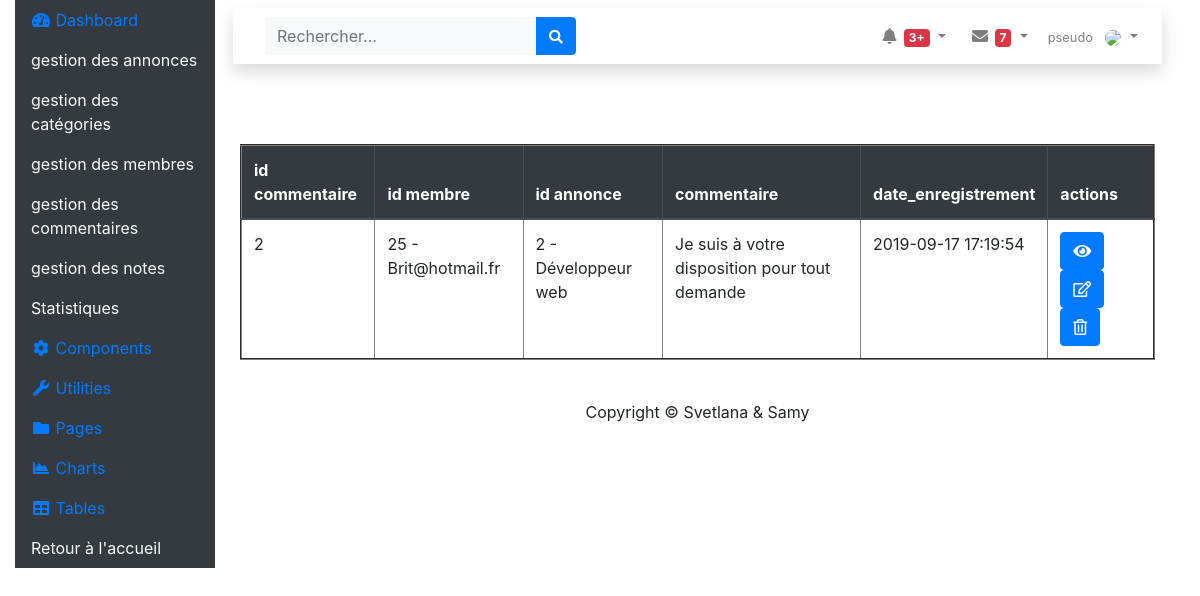
/admin/gestion_commentaires.php (signed in), run on the app's committed database.
### tables this page shows
CREATE TABLE IF NOT EXISTS `commentaire` (
  `id_commentaire` int(3) NOT NULL AUTO_INCREMENT,
  `membre_id` int(3) NOT NULL,
  `motcles` text,
  `annonce_id` int(3) NOT NULL,
  `date_enregistrement` datetime DEFAULT NULL,
  PRIMARY KEY (`id_commentaire`) USING BTREE
);

CREATE TABLE IF NOT EXISTS `membre` (
  `id_membre` int(3) NOT NULL AUTO_INCREMENT,
  `pseudo` varchar(20) NOT NULL,
  `mdp` varchar(60) NOT NULL,
  `nom` varchar(20) NOT NULL,
  `prenom` varchar(20) DEFAULT NULL,
  `telephone` varchar(20) DEFAULT NULL,
  `email` varchar(50) DEFAULT NULL,
  `civilite` enum('m','f') DEFAULT NULL,
  `statut` int(1) DEFAULT NULL,
  `date_enregistrement` datetime DEFAULT NULL,
  PRIMARY KEY (`id_membre`)
);

CREATE TABLE IF NOT EXISTS `annonce` (
  `id_annonce` int(3) NOT NULL AUTO_INCREMENT,
  `titreA` varchar(255) NOT NULL,
  `description_courte` varchar(255) NOT NULL,
  `description_longue` text NOT NULL,
  `prix` float NOT NULL,
  `pays` varchar(20) NOT NULL,
  `ville` varchar(20) NOT NULL,
  `adresse` varchar(50) NOT NULL,
  `cp` int(5) NOT NULL,
  `membre_id` int(3) DEFAULT NULL,
  `photo_id` int(3) DEFAULT NULL,
  `categorie_id` int(3) DEFAULT NULL,
  `date_enregistrement` datetime DEFAULT NULL,
  PRIMARY KEY (`id_annonce`),
  KEY `fk_annonce_membre` (`membre_id`),
  KEY `fk_annonce_photo` (`photo_id`),
  KEY `fk_annonce_categorie` (`categorie_id`)
);

### admin/gestion_commentaires.php (the view, shortened to what this page needs)
<?php
    require_once __DIR__ . '/../assets/config/configurationprincipale.php';
    require_once __DIR__ . '/../assets/includes/header_admin.php';
?>
<?php
    $query = 'SELECT c.id_commentaire, c.membre_id, c.motcles, c.annonce_id, c.date_enregistrement, m.id_membre, m.email,                   a.titreA
                FROM commentaire c, membre m, annonce a
                WHERE c.membre_id = m.id_membre
                AND c.annonce_id = a.id_annonce';
    try {
        $req = $pdo->prepare($query);
        $req->execute();
        $NbreDonnee = $req->rowCount();
        $ligneToute = $req->fetchAll();
    } catch (PDOException $e){ echo 'Erreur SQL : '. $e->getMessage().'<br/>'; die(); }
    if ($NbreDonnee != 0)
    {
    ?>
        <table border="2" class="table">
            <thead class="thead-dark">
                <tr>
                    <th>id commentaire</th>
                    <th>id membre</th>
                    <th>id annonce</th>
                    <th>commentaire</th>
                    <th>date_enregistrement</th>
                    <th>actions</th>
                </tr>
            </thead>
            <tbody>
    <?php
        foreach ( $ligneToute as $ligne )
        {
    ?>
                <tr>
                    <td><?php echo $ligne['id_commentaire']; ?></td>
                    <td><?php echo $ligne['membre_id']. ' - ' . $ligne['email']; ?></td>
                    <td><?php echo $ligne['annonce_id']. ' - ' . $ligne['titreA'] ; ?></td>
                    <td><?php echo $ligne['motcles']; ?></td>
                    <td><?php echo $ligne['date_enregistrement']; ?></td>
                    <td>
                        <a class="btn btn-primary" id="btnVoir" href="fiche_commentaire.php?id=<?=$ligne['id_commentaire'];?>"role="button">
                            <i class="fa fa-eye" aria-hidden="true"></i>
                        </a>
                        <a class="btn btn-primary" id="btnVoir" href="fiche_commentaire.php?id=<?=$ligne['id_commentaire'];?>" role="button">
                            <i class="far fa-edit" aria-hidden="true"></i>
                        </a>
                        <a class="btn btn-primary" id="btnVoir" href="fiche_commentaire.php?id=<?=$ligne['id_commentaire'];?>" role="button">
                            <i class="far fa-trash-alt" aria-hidden="true"></i>
                        </a>
                    </td>
                </tr>
    <?php
        }
    ?>
        </tbody>
        </table>
    <?php
        } else {
            echo 'Il n\'y a aucun commentaires à afficher.';
        }
    ?>
<?php
    require_once __DIR__ . '/../assets/includes/footer_admin.php';
?>

### data on the page
commentaire: id_commentaire "2", membre "25", membre.email "Brit@hotmail.fr", annonce "2", annonce.titreA "Développeur web", motcles "Je suis à votre disposition pour tout demande", date_enregistrement "2019-09-17 17:19:54"
